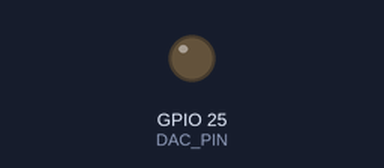
Recording of a sketch running on a simulated ESP32. On the bench: output pins drawn as LEDs (lit = HIGH). What the sketch prints to the serial monitor is not drawn.

Above: at 0.15 s.
Timing chart, 0 to 1.4 s (numbered marks = the images above):
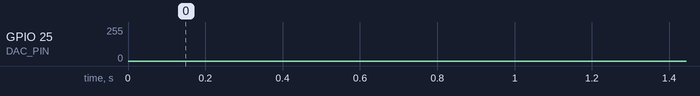

The sketch:

esp32_ac50.ino
```cpp
// Week 1: a clean, continuous 50 Hz sine wave on G25 (like mains AC, but tiny and safe).
// The DAC is updated 10,000 times a second = 200 steps per wave, with no pauses.
// Swing: about 0.25 V to 3.1 V around 1.65 V (DAC can't go below 0 V).
//   AC part = about 1.42 V peak = about 1.0 V RMS.
// For a true AC signal that swings above AND below 0 V, put a capacitor in series (see notes).
// Type a frequency in Hz (1 to 1000) in the Serial Monitor (115200 baud) to change it.

#include <math.h>

const int DAC_PIN = 25;
const float FS = 10000.0;                     // DAC updates per second
const int DAC_MID = 128, DAC_AMP = 110;
#ifndef START_HZ
#define START_HZ 50                           // change at build time: -DSTART_HZ=100
#endif
float freq = START_HZ;
double phase = 0;
uint32_t nextT, lastPrint;

void setup() {
  Serial.begin(115200);
  nextT = micros();
  lastPrint = millis();
}

void loop() {
  while ((int32_t)(micros() - nextT) < 0) {}  // wait for the next 100 µs slot
  nextT += 100;
  phase += 2 * M_PI * freq / FS;
  if (phase >= 2 * M_PI) phase -= 2 * M_PI;
  dacWrite(DAC_PIN, DAC_MID + (int)lround(DAC_AMP * sin(phase)));

  if (Serial.available()) {                   // new frequency typed by the user
    float f = Serial.parseFloat();
    while (Serial.available()) Serial.read();
    if (f >= 1 && f <= 1000) freq = f;
    nextT = micros();
  }
  if (millis() - lastPrint >= 1000) {         // short status line once a second
    lastPrint = millis();
    Serial.printf("G25: %.1f Hz sine, 0.25-3.1 V (about 1.0 V RMS AC part)\n", freq);
  }
}
```
